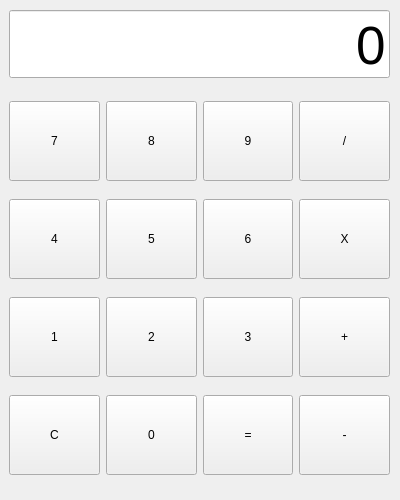
<?xml version="1.0" encoding="UTF-8"?>
<ui version="4.0">
 <class>Form</class>
 <widget class="QWidget" name="Form">
  <property name="geometry">
   <rect>
    <x>0</x>
    <y>0</y>
    <width>400</width>
    <height>500</height>
   </rect>
  </property>
  <property name="windowTitle">
   <string>Form</string>
  </property>
  <widget class="QWidget" name="verticalLayoutWidget">
   <property name="geometry">
    <rect>
     <x>9</x>
     <y>9</y>
     <width>381</width>
     <height>71</height>
    </rect>
   </property>
   <layout class="QVBoxLayout" name="verticalLayout">
    <item>
     <widget class="QLineEdit" name="txtview">
      <property name="font">
       <font>
        <pointsize>40</pointsize>
       </font>
      </property>
      <property name="text">
       <string>0</string>
      </property>
      <property name="alignment">
       <set>Qt::AlignBottom|Qt::AlignRight|Qt::AlignTrailing</set>
      </property>
     </widget>
    </item>
   </layout>
  </widget>
  <widget class="QWidget" name="gridLayoutWidget">
   <property name="geometry">
    <rect>
     <x>9</x>
     <y>89</y>
     <width>381</width>
     <height>401</height>
    </rect>
   </property>
   <layout class="QGridLayout" name="gridLayout">
    <item row="1" column="3">
     <widget class="QPushButton" name="btn_multipy">
      <property name="minimumSize">
       <size>
        <width>0</width>
        <height>80</height>
       </size>
      </property>
      <property name="text">
       <string>X</string>
      </property>
     </widget>
    </item>
    <item row="2" column="2">
     <widget class="QPushButton" name="btn_number3">
      <property name="minimumSize">
       <size>
        <width>0</width>
        <height>80</height>
       </size>
      </property>
      <property name="text">
       <string>3</string>
      </property>
     </widget>
    </item>
    <item row="2" column="3">
     <widget class="QPushButton" name="btn_add">
      <property name="minimumSize">
       <size>
        <width>0</width>
        <height>80</height>
       </size>
      </property>
      <property name="text">
       <string>+</string>
      </property>
     </widget>
    </item>
    <item row="1" column="0">
     <widget class="QPushButton" name="btn_number4">
      <property name="minimumSize">
       <size>
        <width>0</width>
        <height>80</height>
       </size>
      </property>
      <property name="text">
       <string>4</string>
      </property>
     </widget>
    </item>
    <item row="0" column="1">
     <widget class="QPushButton" name="btn_number8">
      <property name="minimumSize">
       <size>
        <width>0</width>
        <height>80</height>
       </size>
      </property>
      <property name="text">
       <string>8</string>
      </property>
     </widget>
    </item>
    <item row="0" column="2">
     <widget class="QPushButton" name="btn_number9">
      <property name="minimumSize">
       <size>
        <width>0</width>
        <height>80</height>
       </size>
      </property>
      <property name="text">
       <string>9</string>
      </property>
     </widget>
    </item>
    <item row="2" column="0">
     <widget class="QPushButton" name="btn_number1">
      <property name="minimumSize">
       <size>
        <width>0</width>
        <height>80</height>
       </size>
      </property>
      <property name="text">
       <string>1</string>
      </property>
     </widget>
    </item>
    <item row="0" column="3">
     <widget class="QPushButton" name="btn_divide">
      <property name="minimumSize">
       <size>
        <width>0</width>
        <height>80</height>
       </size>
      </property>
      <property name="text">
       <string>/</string>
      </property>
     </widget>
    </item>
    <item row="1" column="2">
     <widget class="QPushButton" name="btn_number6">
      <property name="minimumSize">
       <size>
        <width>0</width>
        <height>80</height>
       </size>
      </property>
      <property name="text">
       <string>6</string>
      </property>
     </widget>
    </item>
    <item row="3" column="0">
     <widget class="QPushButton" name="btn_C">
      <property name="minimumSize">
       <size>
        <width>0</width>
        <height>80</height>
       </size>
      </property>
      <property name="text">
       <string>C</string>
      </property>
     </widget>
    </item>
    <item row="2" column="1">
     <widget class="QPushButton" name="btn_number2">
      <property name="minimumSize">
       <size>
        <width>0</width>
        <height>80</height>
       </size>
      </property>
      <property name="text">
       <string>2</string>
      </property>
     </widget>
    </item>
    <item row="3" column="1">
     <widget class="QPushButton" name="btn_number0">
      <property name="minimumSize">
       <size>
        <width>0</width>
        <height>80</height>
       </size>
      </property>
      <property name="text">
       <string>0</string>
      </property>
     </widget>
    </item>
    <item row="0" column="0">
     <widget class="QPushButton" name="btn_number7">
      <property name="minimumSize">
       <size>
        <width>0</width>
        <height>80</height>
       </size>
      </property>
      <property name="text">
       <string>7</string>
      </property>
     </widget>
    </item>
    <item row="1" column="1">
     <widget class="QPushButton" name="btn_number5">
      <property name="minimumSize">
       <size>
        <width>0</width>
        <height>80</height>
       </size>
      </property>
      <property name="text">
       <string>5</string>
      </property>
     </widget>
    </item>
    <item row="3" column="2">
     <widget class="QPushButton" name="btn_result">
      <property name="minimumSize">
       <size>
        <width>0</width>
        <height>80</height>
       </size>
      </property>
      <property name="text">
       <string>=</string>
      </property>
     </widget>
    </item>
    <item row="3" column="3">
     <widget class="QPushButton" name="btn_minus">
      <property name="minimumSize">
       <size>
        <width>0</width>
        <height>80</height>
       </size>
      </property>
      <property name="text">
       <string>-</string>
      </property>
     </widget>
    </item>
   </layout>
  </widget>
 </widget>
 <resources/>
 <connections/>
</ui>
